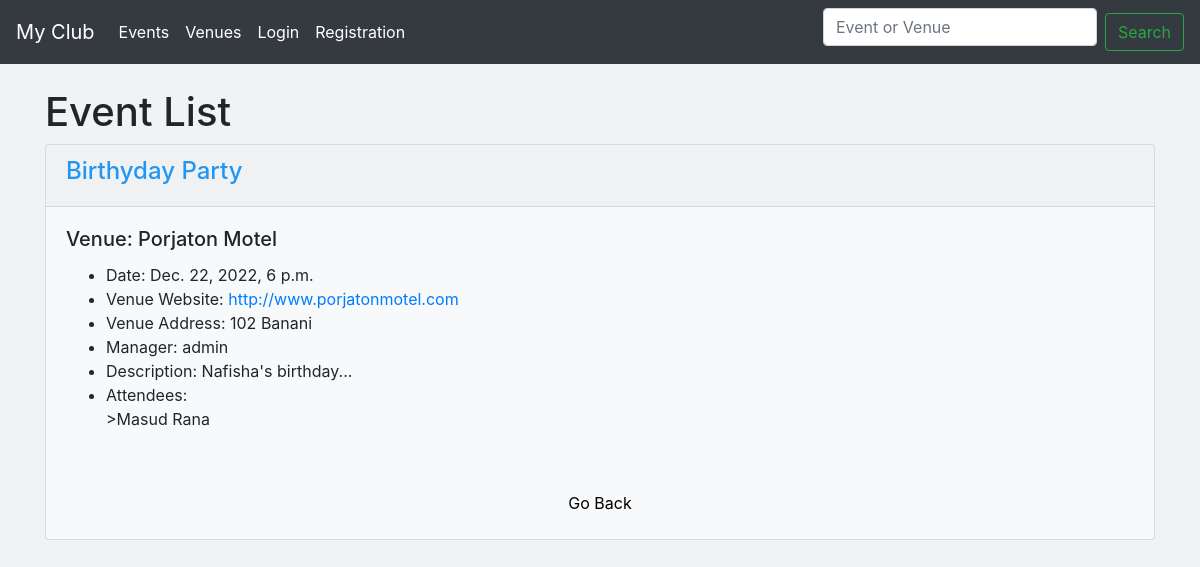
The app's page /show-event/eventid2/, older data.
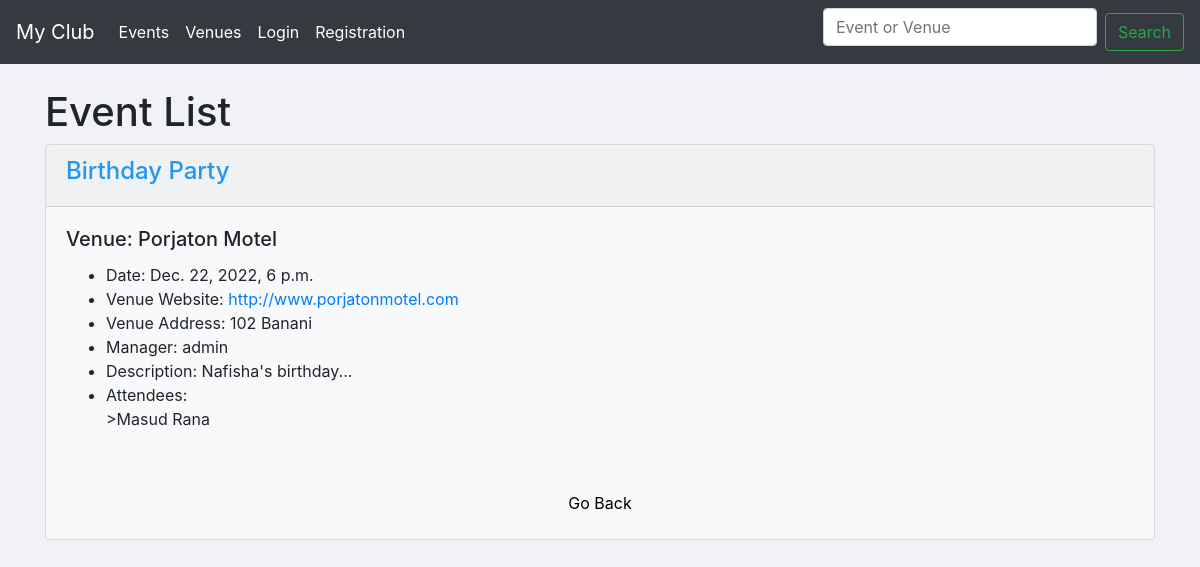
The same page, newer data.
### events/models.py (models this page shows, shortened)
class Event(models.Model):
	name = models.CharField('Event name', max_length=120)
	event_date = models.DateTimeField('Event date')
	venue = models.ForeignKey(Venue, null=True, on_delete=models.CASCADE) # Many to One Relation
	manager = models.ForeignKey(User, blank=True,on_delete=models.CASCADE) # Many to one Relation
	description = models.TextField(blank=True)
	attendees = models.ManyToManyField(MyClubUser,blank=True) # Many to Many Relation
	def __str__(self):
		return self.name

class Venue(models.Model):
	name = models.CharField(verbose_name='Venue name', max_length=120)
	address = models.CharField(max_length=300)
	zip_code = models.CharField('Zip Code',max_length=10,blank=True)
	phone = models.CharField('Contact phone',max_length=15,blank=True)
	web = models.URLField('Website address', blank=True)
	email = models.EmailField('Email address',blank=True)
	owner = models.PositiveIntegerField(verbose_name='Venue Owner', blank=False, default=1)
	book = models.BooleanField(default=False, blank=True)
	def __str__(self):
		return self.name

### events/views.py (the view)
# urls.py: path('show-event/eventid<int:event_id>/', views.show_event, name='show-event'),
def show_event(request, event_id):
	event = Event.objects.get(pk=event_id)
	return render(request, 'events/show_event.html',{'event':event})

### events/models.py (called while the page is built)
	def __str__(self):
		return self.first_name + ' ' + self.last_name

### events/templates/events/show_event.html
{% extends 'events/base.html' %}
    {% block content %}
      <h1>Event List</h1>
      <div class="card bg-light mb-3">
        <div class="card-header" style="color:#2196f3;"> <strong> <h4>{{event | title}}</h4> </strong> </div>
          <div class="card-body">
            <h5 class="card-title">Venue: {{event.venue | title}}</h5>
            <ul>
              <li>Date: {{event.event_date}}</li>
              <li>Venue Website: <a href="{{event.venue.web}}" target="_blank">{{event.venue.web}}</a></li>
              <li>Venue Address: {{event.venue.address}}</li>
              <li>Manager: {{event.manager}}</li>
              <li>Description: {{event.description}}</li>
              <li>Attendees:<br/>
              {% for userattend in event.attendees.all %}
                >{{userattend}}<br>
                {% endfor %}
              </li>
            </ul>
        <br>
    </div>
    <div class="text-center">
      <a id="back" style="padding:8px;text-decoration: none;color: black;" href="{% url 'list-events' %}">Go Back</a><br><br>
  </div>
  </div>
    {% endblock content %}

Row changes from the older to the newer data that the page shows:
changed Event "Porjaton Motel": name "Birthyday Party" → "Birthday Party"
